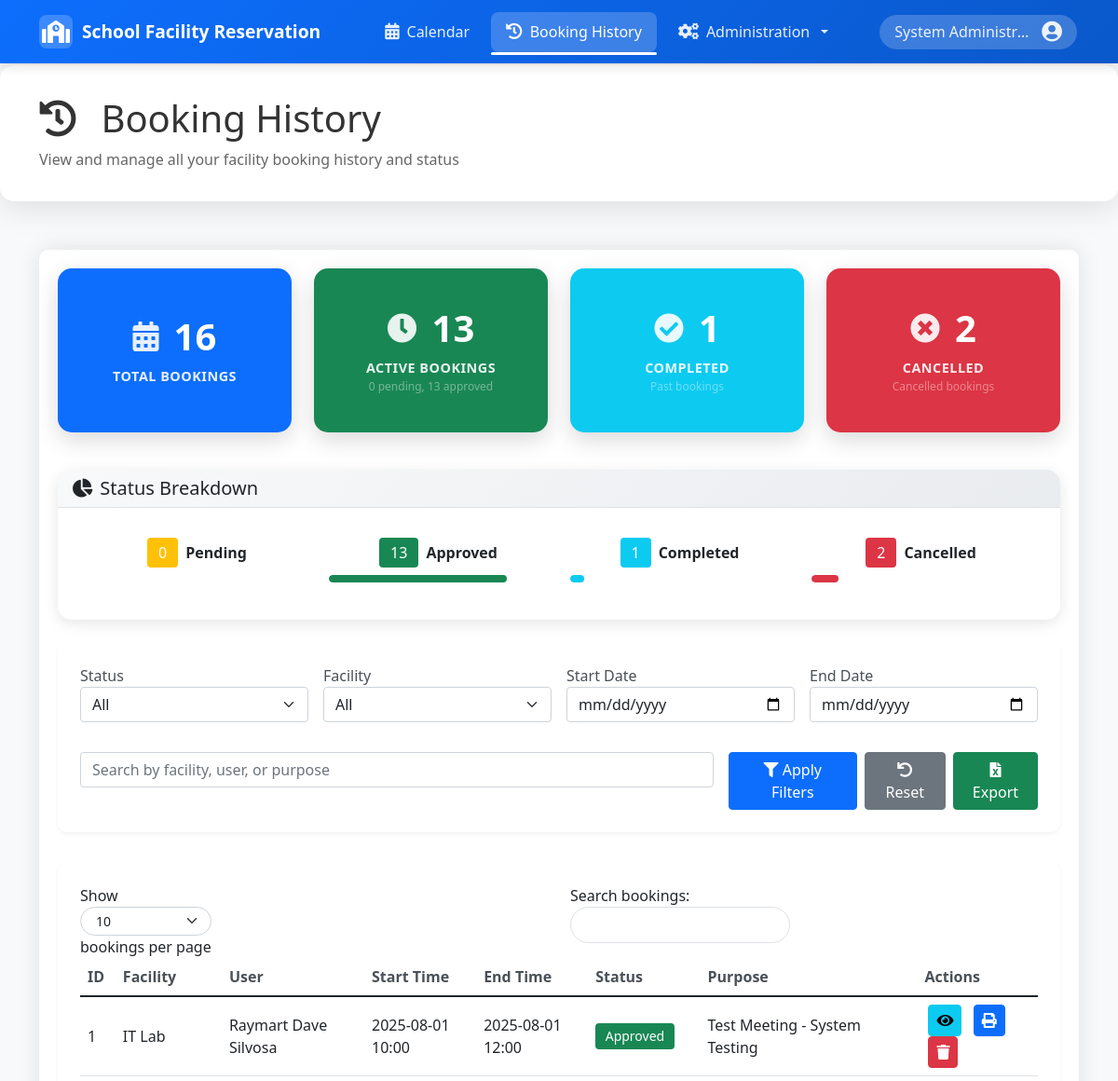
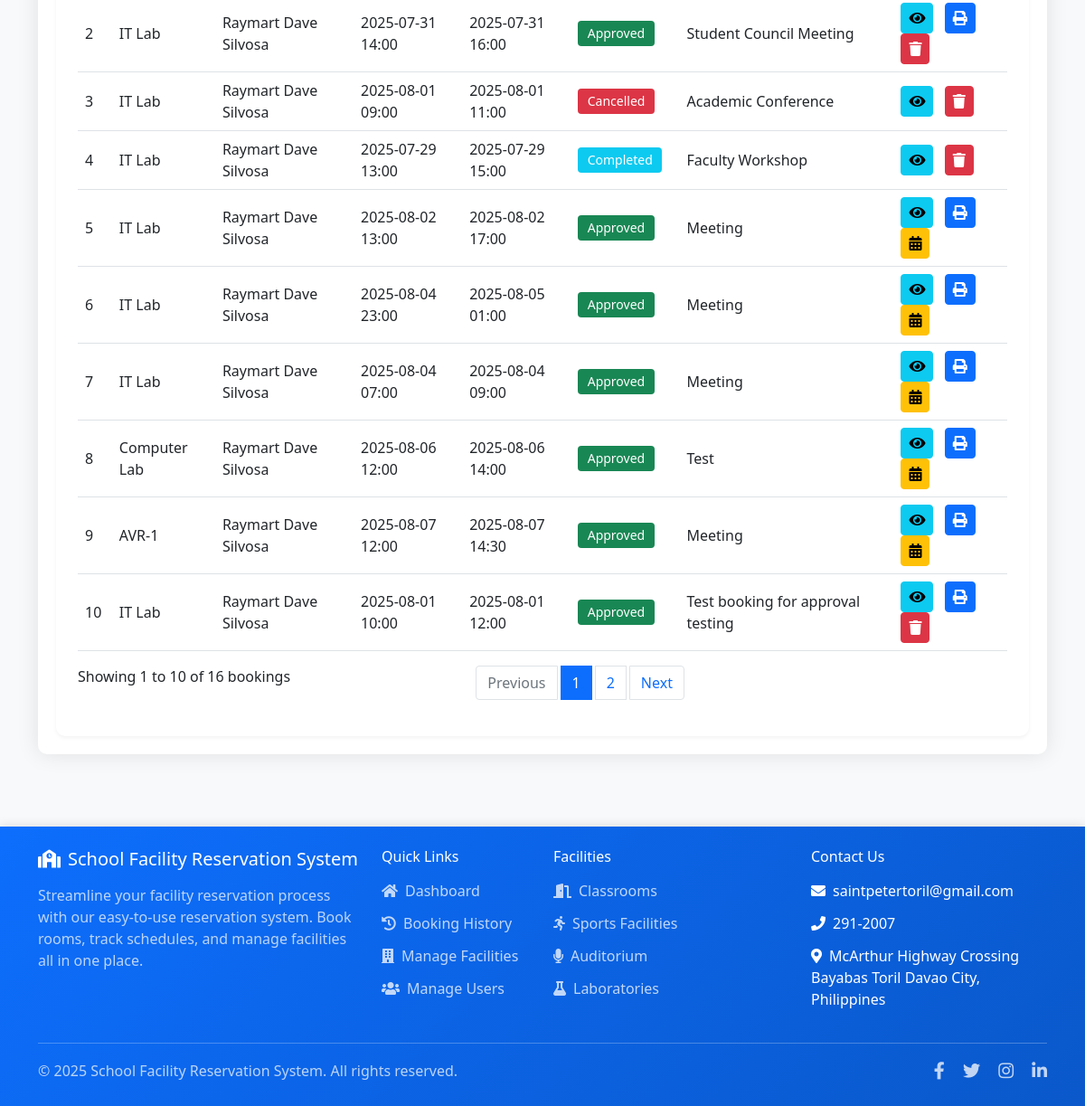
The page /booking_history.php (signed in) on the database its author committed (2 pictures, top to bottom).
### tables this page shows
CREATE TABLE `bookings` (
  `id` int(11) NOT NULL,
  `facility_id` int(11) NOT NULL,
  `user_id` int(11) NOT NULL,
  `start_time` datetime NOT NULL,
  `end_time` datetime NOT NULL,
  `attendees_count` int(11) NOT NULL,
  `purpose` text NOT NULL,
  `things_needed` text DEFAULT NULL,
  `additional_requirements` text DEFAULT NULL,
  `status` enum('pending','approved','rejected','cancelled','completed') DEFAULT 'pending',
  `cancellation_reason` text DEFAULT NULL,
  `created_at` timestamp NOT NULL DEFAULT current_timestamp(),
  `updated_at` timestamp NOT NULL DEFAULT current_timestamp() ON UPDATE current_timestamp()
);

CREATE TABLE `facilities` (
  `id` int(11) NOT NULL,
  `name` varchar(100) NOT NULL,
  `description` text DEFAULT NULL,
  `capacity` int(11) NOT NULL,
  `location` varchar(100) NOT NULL,
  `type` varchar(50) NOT NULL,
  `status` enum('available','maintenance','reserved') DEFAULT 'available',
  `created_at` timestamp NOT NULL DEFAULT current_timestamp(),
  `updated_at` timestamp NOT NULL DEFAULT current_timestamp() ON UPDATE current_timestamp()
);

CREATE TABLE `users` (
  `id` int(11) NOT NULL,
  `username` varchar(50) NOT NULL,
  `password` varchar(255) NOT NULL,
  `email` varchar(100) NOT NULL,
  `full_name` varchar(100) NOT NULL,
  `role` enum('admin','faculty','student') NOT NULL,
  `status` enum('active','inactive') DEFAULT 'active',
  `phone` varchar(20) DEFAULT NULL,
  `created_at` timestamp NOT NULL DEFAULT current_timestamp(),
  `updated_at` timestamp NOT NULL DEFAULT current_timestamp() ON UPDATE current_timestamp(),
  `department` varchar(100) DEFAULT NULL,
  `id_number` varchar(50) DEFAULT NULL
);

### booking_history.php (the view, shortened to what the rows shown need)
<?php
require_once 'config/database.php';
require_once 'includes/Auth.php';
require_once 'includes/BookingStats.php';
$auth = new Auth($conn);
$bookingStats = new BookingStats($conn);
$stats = $bookingStats->getBookingStatistics($_SESSION['user_id'], $auth->isAdmin());
$query = "SELECT b.*, f.name as facility_name, u.full_name as user_name
          FROM bookings b
          JOIN facilities f ON b.facility_id = f.id
          JOIN users u ON b.user_id = u.id
          WHERE 1=1";
$params = [];
$query .= " ORDER BY b.created_at ASC";
$stmt = $conn->prepare($query);
$stmt->execute($params);
$bookings = $stmt->fetchAll(PDO::FETCH_ASSOC);
?>
<!DOCTYPE html>
<html lang="en">
<head>
    <link href="https://cdn.jsdelivr.net/npm/bootstrap@5.1.3/dist/css/bootstrap.min.css" rel="stylesheet">
    <link rel="stylesheet" href="https://cdnjs.cloudflare.com/ajax/libs/font-awesome/5.15.4/css/all.min.css">
</head>
<body>
    <div class="page-header">
        <div class="container">
            <div class="row align-items-center">
                <div class="col-md-8">
                    <h1 class="mb-0">
                        <i class="fas fa-history me-3"></i>
                        Booking History
                    </h1>
                </div>
            </div>
        </div>
    </div>
    <div class="container">
    <div class="dashboard-container">
        <div class="row mb-4">
            <div class="col-lg-3 col-md-6 mb-3">
                <div class="stats-card card bg-primary text-white h-100">
                    <div class="card-body text-center">
                        <div class="d-flex align-items-center justify-content-center mb-2">
                            <h2 class="card-title mb-0"><?php echo $stats['total_bookings']; ?></h2>
                        </div>
                    </div>
                </div>
            </div>
            <div class="col-lg-3 col-md-6 mb-3">
                <div class="stats-card card bg-success text-white h-100">
                    <div class="card-body text-center">
                        <div class="d-flex align-items-center justify-content-center mb-2">
                            <h2 class="card-title mb-0"><?php echo $stats['pending'] + $stats['approved']; ?></h2>
                        </div>
                    </div>
                </div>
            </div>
            <div class="col-lg-3 col-md-6 mb-3">
                <div class="stats-card card bg-info text-white h-100">
                    <div class="card-body text-center">
                        <div class="d-flex align-items-center justify-content-center mb-2">
                            <h2 class="card-title mb-0"><?php echo $stats['completed']; ?></h2>
                        </div>
                    </div>
                </div>
            </div>
            <div class="col-lg-3 col-md-6 mb-3">
                <div class="stats-card card bg-danger text-white h-100">
                    <div class="card-body text-center">
                        <div class="d-flex align-items-center justify-content-center mb-2">
                            <h2 class="card-title mb-0"><?php echo $stats['cancelled']; ?></h2>
                        </div>
                    </div>
                </div>
            </div>
        </div>
        <div class="table-container">
            <table class="table table-hover" id="bookingsTable">
                <thead>
                    <tr>
                        <th>ID</th>
                        <th>Facility</th>
                        <th>User</th>
                        <th>Start Time</th>
                        <th>End Time</th>
                        <th>Status</th>
                        <th>Purpose</th>
                        <th>Actions</th>
                    </tr>
                </thead>
                <tbody>
                    <?php foreach ($bookings as $booking): ?>
                        <tr>
                            <td><?php echo $booking['id']; ?></td>
                            <td><?php echo htmlspecialchars($booking['facility_name']); ?></td>
                            <td><?php echo htmlspecialchars($booking['user_name']); ?></td>
                            <td><?php echo date('Y-m-d H:i', strtotime($booking['start_time'])); ?></td>
                            <td><?php echo date('Y-m-d H:i', strtotime($booking['end_time'])); ?></td>
                            <td>
                                <span class="badge bg-<?php
                                    echo $booking['status'] === 'approved' ? 'success' :
                                        ($booking['status'] === 'pending' ? 'warning' :
                                        ($booking['status'] === 'completed' ? 'info' :
                                        ($booking['status'] === 'cancelled' ? 'danger' : 'secondary')));
                                ?>">
                                    <?php echo ucfirst($booking['status']); ?>
                                </span>
                            </td>
                            <td><?php echo htmlspecialchars($booking['purpose']); ?></td>
                            <td>
                                <button type="button" class="btn btn-action btn-info" onclick="viewBooking(<?php echo $booking['id']; ?>)">
                                    <i class="fas fa-eye"></i>
                                </button>
                                <?php if ($booking['status'] === 'approved'): ?>
                                    <a href="print_receipt.php?booking_id=<?php echo $booking['id']; ?>" target="_blank" class="btn btn-action btn-primary" title="Print Receipt">
                                        <i class="fas fa-print"></i>
                                    </a>
                                    <?php if ($auth->isAdmin()): ?>
                                        <?php
                                        $bookingEndTime = new DateTime($booking['end_time']);
                                        $now = new DateTime();
                                        if ($bookingEndTime > $now):
                                        ?>
                                        <button type="button" class="btn btn-action btn-warning" onclick="changeDateModal(<?php echo $booking['id']; ?>, '<?php echo $booking['facility_id']; ?>')">
                                            <i class="fas fa-calendar-alt"></i>
                                        </button>
                                        <?php endif; ?>
                                    <?php endif; ?>
                                <?php endif; ?>
                                <?php if ($auth->isAdmin()): ?>
                                    <?php
                                    $bookingEndTime = new DateTime($booking['end_time']);
                                    $now = new DateTime();
                                    $isPastBooking = $bookingEndTime < $now;
                                    $isNotPending = $booking['status'] !== 'pending';
                                    if ($isPastBooking && $isNotPending):
                                    ?>
                                    <button type="button" class="btn btn-action btn-danger" onclick="deleteBooking(<?php echo $booking['id']; ?>, '<?php echo htmlspecialchars($booking['facility_name']); ?>')" title="Delete Past Booking">
                                        <i class="fas fa-trash"></i>
                                    </button>
                                    <?php endif; ?>
                                <?php endif; ?>
                            </td>
                        </tr>
                    <?php endforeach; ?>
                </tbody>
            </table>
        </div>
    </div>
    </div>
</body>
</html>

### rows shown on the page
bookings: id "1", facility.name "IT Lab", user.full_name "Raymart Dave Silvosa", start_time "2025-08-01 10:00", end_time "2025-08-01 12:00", status "Approved", purpose "Test Meeting - System Testing"
bookings: id "2", facility.name "IT Lab", user.full_name "Raymart Dave Silvosa", start_time "2025-07-31 14:00", end_time "2025-07-31 16:00", status "Approved", purpose "Student Council Meeting"
bookings: id "3", facility.name "IT Lab", user.full_name "Raymart Dave Silvosa", start_time "2025-08-01 09:00", end_time "2025-08-01 11:00", status "Cancelled", purpose "Academic Conference"
bookings: id "4", facility.name "IT Lab", user.full_name "Raymart Dave Silvosa", start_time "2025-07-29 13:00", end_time "2025-07-29 15:00", status "Completed", purpose "Faculty Workshop"
bookings: id "5", facility.name "IT Lab", user.full_name "Raymart Dave Silvosa", start_time "2025-08-02 13:00", end_time "2025-08-02 17:00", status "Approved", purpose "Meeting"
bookings: id "6", facility.name "IT Lab", user.full_name "Raymart Dave Silvosa", start_time "2025-08-04 23:00", end_time "2025-08-05 01:00", status "Approved", purpose "Meeting"
bookings: id "7", facility.name "IT Lab", user.full_name "Raymart Dave Silvosa", start_time "2025-08-04 07:00", end_time "2025-08-04 09:00", status "Approved", purpose "Meeting"
bookings: id "8", facility.name "Computer Lab", user.full_name "Raymart Dave Silvosa", start_time "2025-08-06 12:00", end_time "2025-08-06 14:00", status "Approved", purpose "Test"
bookings: id "9", facility.name "AVR-1", user.full_name "Raymart Dave Silvosa", start_time "2025-08-07 12:00", end_time "2025-08-07 14:30", status "Approved", purpose "Meeting"
bookings: id "10", facility.name "IT Lab", user.full_name "Raymart Dave Silvosa", start_time "2025-08-01 10:00", end_time "2025-08-01 12:00", status "Approved", purpose "Test booking for approval testing"

### other values the page prints
$_SESSION['full_name'] "System Administr…"
$stats['total_bookings'] "16"
$stats['pending'] + $stats['approved'] "13"
$stats['pending'] "0"
$stats['approved'] "13"
$stats['completed'] "1"
$stats['cancelled'] "2"
